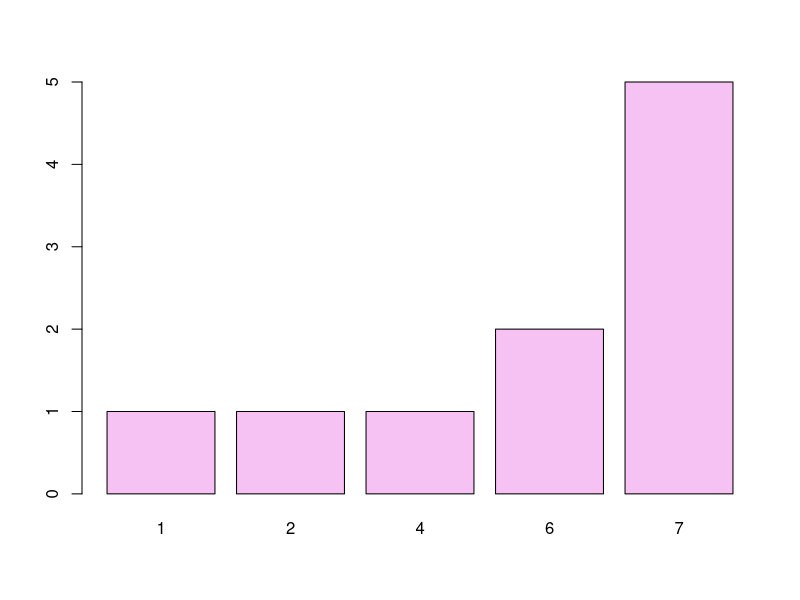
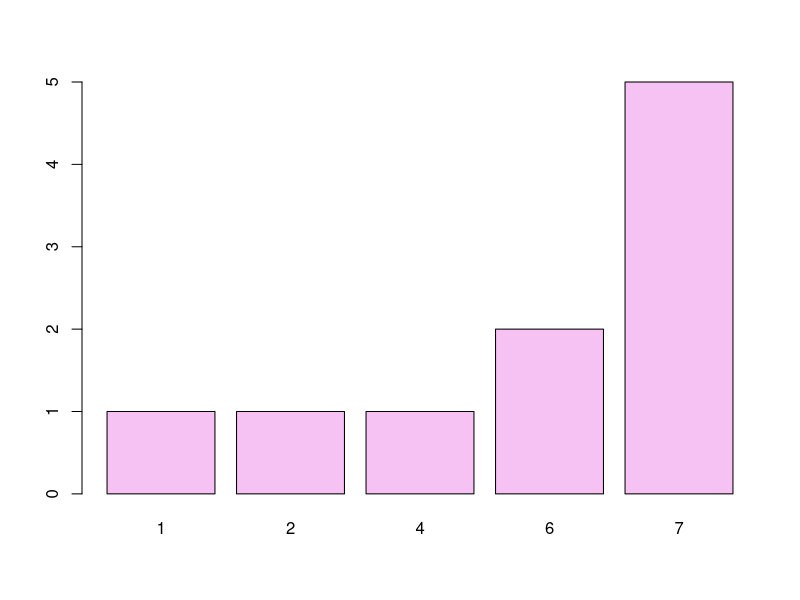
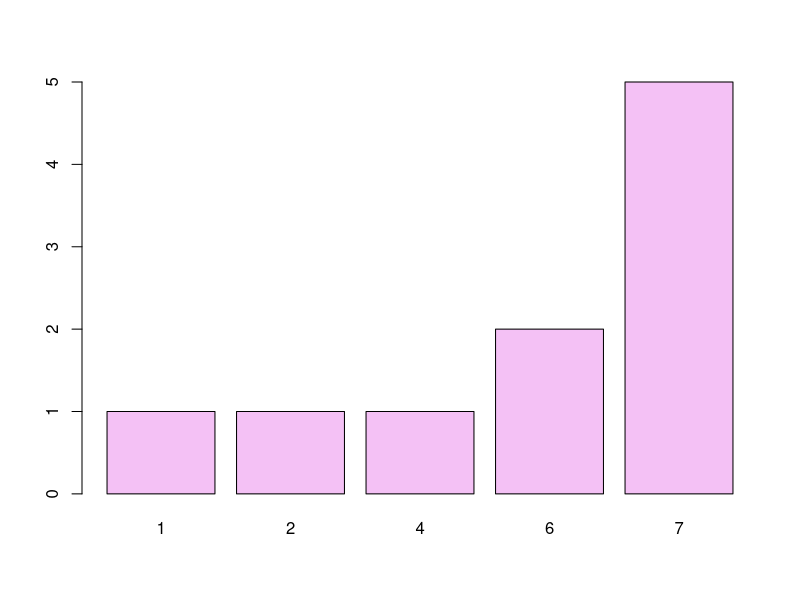
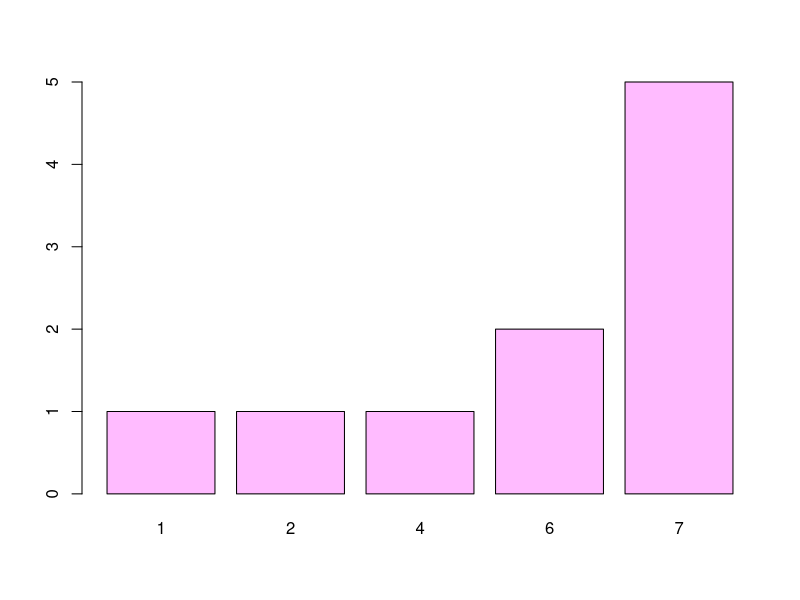

Source code (R) for these figures, in order:
# R에서 지원하는 색깔은 657개이다.
length(colors())
colors()

# rep() : repeat함수
rep(1:4, 2)  #1~4까지 2번 반복 결과값 : 12341234
rep(1:4, each=2)  #1~4까지 각각 2개씩 반복 : 11223344
rep(1:4, c(1,2,3,4))  # 1~4까지 c벡터 만큼 반복 : 1223334444
rep(1:4, each=2, len=4)  # 1~4까지 각각 2개씩 반복 but 4개까지 : 1122

x <- c(1, rep(6,2), rep(7,5), 4, 2) # 순서대로 숫자 저장
x # 1667777742
x <- table(c(1, rep(6,2), rep(7,5), 4, 2))  # 순서대로 숫자 저장
x # 숫자가 각각 갯수만큼 찍힘
# 1 2 4 6 7
# 1 1 1 2 5

# 16진수로 바그래프 표시
barplot(x, col="#F6C2F4")
barplot(x, col=rgb(246,194,244, max=255))
barplot(x, col=hsv(0.83,0.21,0.96))
barplot(x, col="Plum 1")
